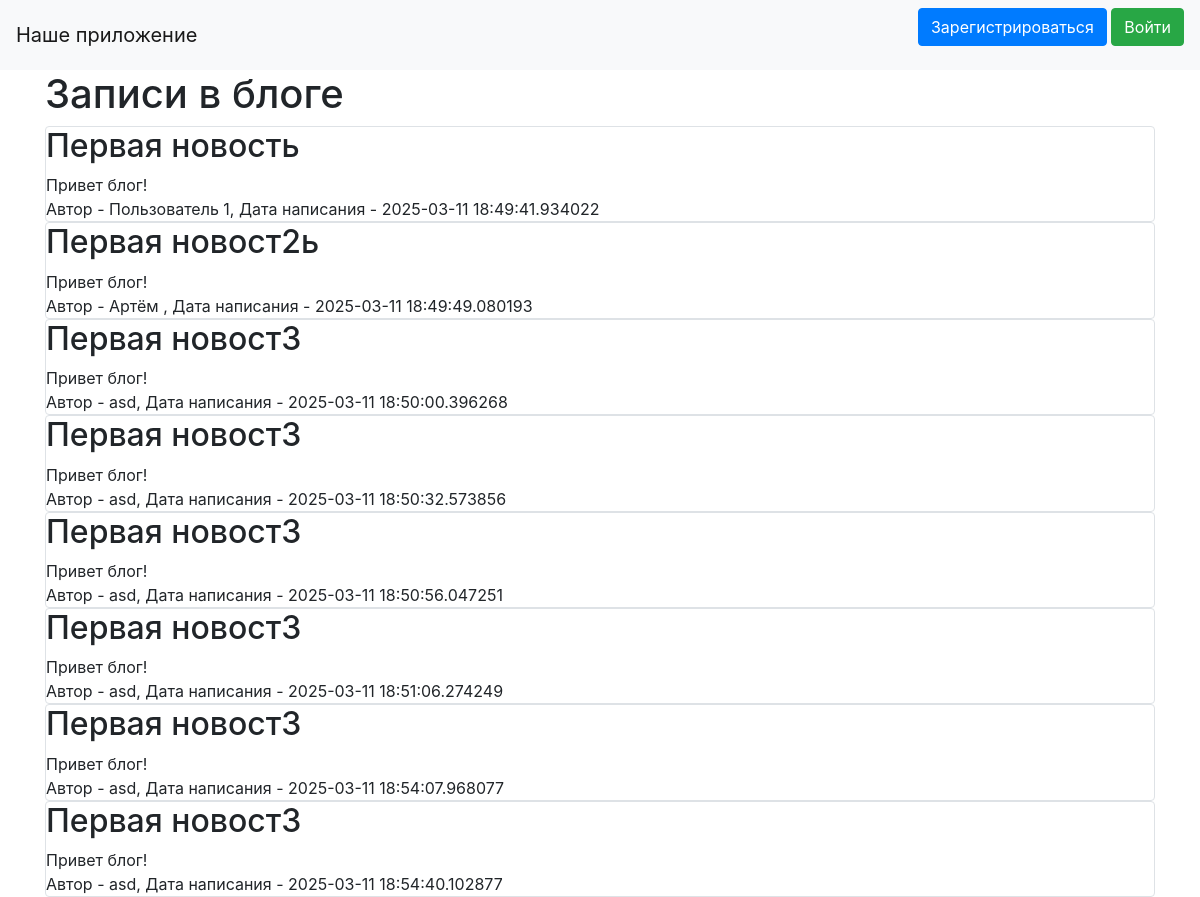
The page / on the database its author committed.
### data/news.py (models this page shows)
class News(SqlAlchemyBase):
    __tablename__ = 'news'
    id = sqlalchemy.Column(sqlalchemy.Integer,
                               primary_key=True, autoincrement=True)
    title = sqlalchemy.Column(sqlalchemy.String, nullable=True)
    content = sqlalchemy.Column(sqlalchemy.String, nullable=True)
    created_date = sqlalchemy.Column(sqlalchemy.DateTime,
                                     default=datetime.datetime.now)
    is_private = sqlalchemy.Column(sqlalchemy.Boolean, default=True)
    user_id = sqlalchemy.Column(sqlalchemy.Integer,
                                sqlalchemy.ForeignKey("users.id"))
    user = orm.relationship('User')

### data/users.py (models this page shows, shortened)
class User(SqlAlchemyBase, UserMixin):
    __tablename__ = 'users'
    id = sqlalchemy.Column(sqlalchemy.Integer,
                           primary_key=True, autoincrement=True)
    name = sqlalchemy.Column(sqlalchemy.String, nullable=True)
    about = sqlalchemy.Column(sqlalchemy.String, nullable=True)
    email = sqlalchemy.Column(sqlalchemy.String,
                              index=True, unique=True, nullable=True)
    hashed_password = sqlalchemy.Column(sqlalchemy.String, nullable=True)
    created_date = sqlalchemy.Column(sqlalchemy.DateTime,
                                     default=datetime.datetime.now)
    news = orm.relationship("News", back_populates='user')

### main.py (the view)
@app.route("/")
def index():
    db_sess = db_session.create_session()
    if current_user.is_authenticated:
        news = db_sess.query(News).filter(
            (News.user == current_user) | (News.is_private != True))
    else:
        news = db_sess.query(News).filter(News.is_private != True)
    return render_template("index.html", news=news)

### data/db_session.py (called while the page is built)
def create_session() -> Session:
    global __factory
    return __factory()

### templates/index.html (shortened to what this page needs)
{% extends "base.html" %}
{% block content %}
<h1>Записи в блоге</h1>
{% for item in news%}
<div class="col-md6 border rounded">
    <h2>{{item.title}}</h2>
    <div>
        {{item.content}}
    </div>
    <div>
        Автор - {{item.user.name}}, Дата написания - {{item.created_date}}
    </div>
</div>
{% endfor %}
{% endblock %}

### templates/base.html (shortened to what this page needs)
<!doctype html>
<html lang="en">
<head>
    <link rel="stylesheet"
          href="https://stackpath.bootstrapcdn.com/bootstrap/4.4.1/css/bootstrap.min.css"
>
</head>
<body>
<header>
    <nav class="navbar navbar-light bg-light">
        <a class="navbar-brand" href="/">Наше приложение</a>
        {% if current_user.is_authenticated %}
        <a class="navbar-brand" href="/logout">{{current_user.name}}</a>
        {% else %}
        <p>
            <a class="btn btn-primary" href="/register">Зарегистрироваться</a>
            <a class="btn btn-success" href="/login">Войти</a>
        </p>
        {% endif %}
    </nav>
</header>
<main role="main" class="container">
    {% block content %}{% endblock %}
</main>
</body>
</html>

### rows shown on the page
News: title "Первая новость", content "Привет блог!", user.name "Пользователь 1", created_date "2025-03-11 18:49:41.934022"
News: title "Первая новост2ь", content "Привет блог!", user.name "Артём", created_date "2025-03-11 18:49:49.080193"
News: title "Первая новост3", content "Привет блог!", user.name "asd", created_date "2025-03-11 18:50:00.396268"
News: title "Первая новост3", content "Привет блог!", user.name "asd", created_date "2025-03-11 18:50:32.573856"
News: title "Первая новост3", content "Привет блог!", user.name "asd", created_date "2025-03-11 18:50:56.047251"
News: title "Первая новост3", content "Привет блог!", user.name "asd", created_date "2025-03-11 18:51:06.274249"
News: title "Первая новост3", content "Привет блог!", user.name "asd", created_date "2025-03-11 18:54:07.968077"
News: title "Первая новост3", content "Привет блог!", user.name "asd", created_date "2025-03-11 18:54:40.102877"
